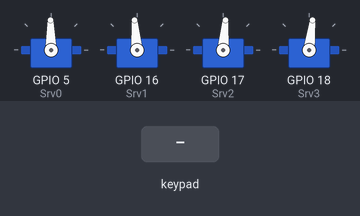
A sketch run on a simulated ESP32. On the bench: 4 × servo. The test bench sets the inputs (shaded band).

Above: at 1.4 s.
1.5 s: key 'U' pressed
At 1.95 s:
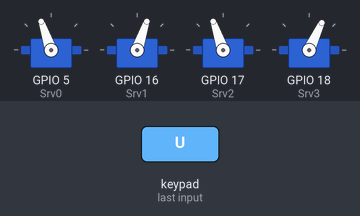
3.5 s: key 'D' pressed
At 3.93 s:
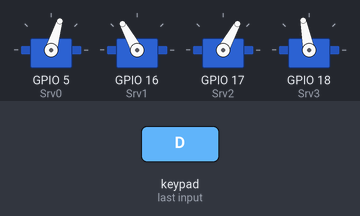
5.5 s: key 'L' pressed
At 5.76 s:
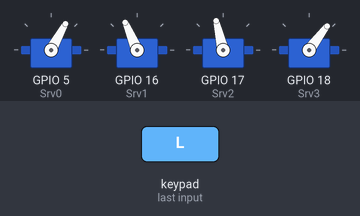
7.7 s: key 'R' pressed
At 7.86 s:
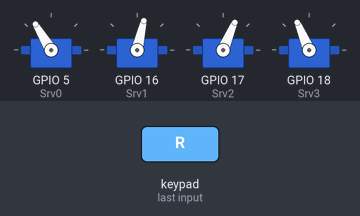
9.8 s: key 'X' pressed
At 9.96 s:
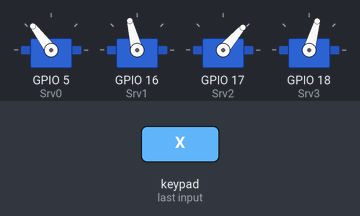
11.7 s: key 'O' pressed
At 12.15 s:
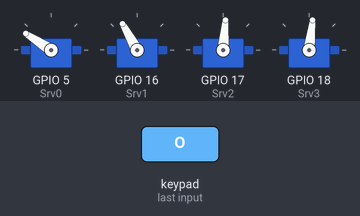
Timing chart, 0 to 14.7 s (numbered marks = the images above; inputs shaded):
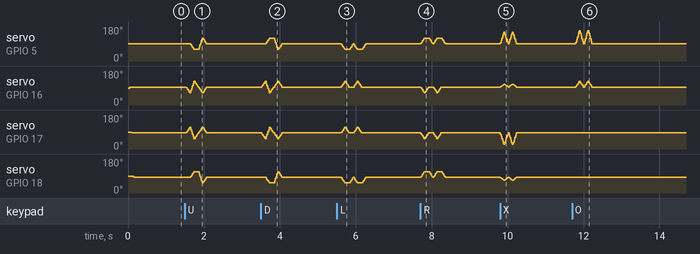

The sketch:

V_2.ino
```cpp
// File: 4_Leg_Servo_robot.c
// Purpose: Control a 4-leg servo robot from Android using DabbleESP32 (BLE).
// Hardware: Generic ESP32 module, 4 hobby servos.
// Libraries required:
//   - DabbleESP32 (for BLE + GamePad etc.)
//   - ESP32Servo (servo control on ESP32)
// Notes:
//   - Power servos from a suitable external supply (do NOT power multiple servos from the ESP32 3.3V pin).
//   - Dabble.processInput() must be called each loop before reading GamePad or other modules.
//   - OLED/display code is commented out for now; re-enable when integrating display hardware.

#include <DabbleESP32.h>
#include <Wire.h> // keep safe if needed for I2C later

// OLED/display logic commented out for later integration
// #include <Adafruit_GFX.h>
// #include <Adafruit_SSD1306.h> //別途「Adafruit BusIO」ライブラリ必要
// #define SCREEN_WIDTH 128
// #define SCREEN_HEIGHT 32
// #define OLED_RESET -1
// Adafruit_SSD1306 display(SCREEN_WIDTH, SCREEN_HEIGHT, &Wire, OLED_RESET);

#include <ESP32Servo.h> // use ESP32Servo for servo control

// 変数宣言
int cnt = 0;  //ボタンを押した回数カウント用

// --- Servo pin mapping ---
// Pins chosen for example ESP32 module. Change if your board wiring differs.
// Note: Use pins that support PWM and are safe for use after boot (avoid strapping pins if unsure).
const uint8_t Srv0 = 5;  // front left  (servo control pin)
const uint8_t Srv1 = 16; // back left
const uint8_t Srv2 = 17; // front right
const uint8_t Srv3 = 18; // back right

// Servo objects
Servo servo0;
Servo servo1;
Servo servo2;
Servo servo3;

const uint8_t srv_CH0 = 0, srv_CH1 = 1, srv_CH2 = 2, srv_CH3 = 3; // kept for compatibility in calls (unused for ledc)
const double PWM_Hz = 50;   //PWM周波数 (kept for reference)
const uint8_t PWM_level = 14; //PWM 14bit(0～16384) (kept for reference)

int pulseMIN = 410;
int pulseMAX = 2048;

int cont_min = 0;
int cont_max = 180;

int angZero[] = {91,95,85,83}; //Trimming
int ang0[4];
int ang1[4];
int ang_b[4];
char ang_c[4];
float ts=100;  //100msごとに次のステップに移る
float td=10;   //20回で分割

int position_status = 0;

// Forward Step
int f_s[4][6]={
  {0,-30,30,0},
  {-30,30,-30,30},
  {-30,0,0,30},
  {30,-30,30,-30}};

// Back Step
int b_s[4][6]={
  {0,30,-30,0},
  {30,-30,30,-30},
  {30,0,0,-30},
  {-30,30,-30,30}};

// Left Turn_Step
int l_s[3][6]={
  {-30,30,30,-30},
  {-30,0,0,-30},
  {0,0,0,0}};

// Right Turn Step
int r_s[3][6]={
  {30,-30,-30,30},
  {30,0,0,30},
  {0,0,0,0}};

// Home position
int h_p[6]={0,0,0,0};

// Up Step
int u_s[6]={-15,-60,15,60};

// Down_Step
int d_s[6]={60,15,-60,-15};

// Right_Down_Step
int rd_s[6]={70,30,0,0};

// Left_Down_Step
int ld_s[6]={0,0,-70,-30};

int angry_state = 0;

void Initial_Value(){  //initial servo angle
  int cn = 50;
  for (int j=0; j <=3; j++){
    Srv_drive(j, angZero[j]);
    ang0[j] = angZero[j];
    ang1[j] = angZero[j];
    delay(cn);
  }
}

// Commented / no-op display functions (so face_* calls compile but do nothing)
void face_clear(){
  // display.clearDisplay();     //表示クリア  <-- commented out
}

void face_center_eye(void *pvParameters){
  // display task removed; not used on plain ESP32 target
  vTaskDelete(NULL); // ensure task ends if accidentally started
}

void face_center(){
  // stub - OLED logic commented
}

void face_up(){
  // stub - OLED logic commented
}

void face_down(){
  // stub - OLED logic commented
}

void face_right(){
  // stub - OLED logic commented
}

void face_left(){
  // stub - OLED logic commented
}

// Srv_drive: translate logical angle (0..180) to actual servo command.
// We constrain angle to expected range to avoid invalid writes.
// Using Servo.write() (degrees) via ESP32Servo library.
void Srv_drive(int srv_CH,int SrvAng){
  // Ensure the requested angle stays within safe [cont_min, cont_max]
  int ang = constrain(SrvAng, cont_min, cont_max);

  // Map channel index to the corresponding Servo object.
  // Keep these mappings consistent with Initial_Value() and attach() in setup()
  switch (srv_CH) {
    case 0: servo0.write(ang); break; // front left
    case 1: servo1.write(ang); break; // back left
    case 2: servo2.write(ang); break; // front right
    case 3: servo3.write(ang); break; // back right
    default: break; // invalid channel: ignore
  }
}


void servo_set(){
  int a[4],b[4];

  for (int j=0; j <=3 ; j++){
      a[j] = ang1[j] - ang0[j];
      b[j] = ang0[j];
      ang0[j] = ang1[j];
  }

  for (int k=0; k <=td ; k++){

      Srv_drive(srv_CH0, a[0]*float(k)/td+b[0]);
      Srv_drive(srv_CH1, a[1]*float(k)/td+b[1]);
      Srv_drive(srv_CH2, a[2]*float(k)/td+b[2]);
      Srv_drive(srv_CH3, a[3]*float(k)/td+b[3]);

      delay(ts/td);
  }
}

void forward_step()
{
  face_center();
  for (int i=0; i <=3 ; i++){
    for (int j=0; j <=3 ; j++){
      ang1[j] = angZero[j] + f_s[i][j];
    }
  servo_set();
  }
}

void back_step()
{
  face_center();
  for (int i=0; i <=3 ; i++){
    for (int j=0; j <=3 ; j++){
      ang1[j] = angZero[j] + b_s[i][j];
    }
  servo_set();
  }
}

void right_step()
{
  face_right();
  for (int i=0; i <=2 ; i++){
    for (int j=0; j <=3 ; j++){
      ang1[j] = angZero[j] + r_s[i][j];
    }
  servo_set();
  }
  face_center();
}

void left_step()
{
  face_left();
  for (int i=0; i <=2 ; i++){
    for (int j=0; j <=3 ; j++){
      ang1[j] = angZero[j] + l_s[i][j];
    }
  servo_set();
  }
  face_center();
}

void up_step()
{
  if(position_status == 0)
  {
    face_up();
    for (int j=0; j <=3 ; j++){
      ang1[j] = angZero[j] + u_s[j];
    }
    servo_set();
    position_status = 1;
  }
  else if(position_status == 1)
  {
    face_center();
    for (int j=0; j <=3 ; j++){
      ang1[j] = angZero[j] + h_p[j];
    }
    servo_set();
    position_status = 0;
  }
}

void down_step()
{
  if(position_status == 0)
  {
    face_down();
    for (int j=0; j <=3 ; j++){
      ang1[j] = angZero[j] + d_s[j];
    }
    servo_set();
    position_status = 1;
  }
  else if(position_status == 1)
  {
    face_center();
    for (int j=0; j <=3 ; j++){
      ang1[j] = angZero[j] + h_p[j];
    }
    servo_set();
    position_status = 0;
  }
}

void right_down_step()
{
  if(position_status == 0)
  {
    face_right();
    for (int j=0; j <=3 ; j++){
      ang1[j] = angZero[j] + rd_s[j];
    }
    servo_set();
    position_status = 1;
  }
  else if(position_status == 1)
  {
    face_center();
    for (int j=0; j <=3 ; j++){
      ang1[j] = angZero[j] + h_p[j];
    }
    servo_set();
    position_status = 0;
  }
}

void left_down_step()
{
  if(position_status == 0)
  {
    face_left();
    for (int j=0; j <=3 ; j++){
      ang1[j] = angZero[j] + ld_s[j];
    }
    servo_set();
    position_status = 1;
  }
  else if(position_status == 1)
  {
    face_center();
    for (int j=0; j <=3 ; j++){
      ang1[j] = angZero[j] + h_p[j];
    }
    servo_set();
    position_status = 0;
  }
}

void home_position()
{
  for (int j=0; j <=3 ; j++){
    ang1[j] = angZero[j] + h_p[j];
  }
  servo_set();
}

void setup() {
  Serial.begin(151200);

  // Initialize BLE interface for Dabble app.
  // The device will advertise with the name passed here ("ESP32-Robot").
  Dabble.begin("ESP32-Robot");       // BLE name for Dabble app

  // Attach servos to pins. ESP32Servo uses attach(pin) like the standard Servo API.
  // If your servos require different pulse widths, ESP32Servo supports attach(pin, minPulse, maxPulse).
  servo0.attach(Srv0);
  servo1.attach(Srv1);
  servo2.attach(Srv2);
  servo3.attach(Srv3);

  // Set initial face (no-op while OLED commented) and set servos to trimmed zero positions.
  face_center();
  Initial_Value();

  // Note: OLED/display task creation is commented out until display integration is needed.
  // xTaskCreatePinnedToCore(face_center_eye, "face_center_eye", 4096, NULL, 1, NULL, 1);
}

void loop() {
  Dabble.processInput(); // mandatory: updates internal module state from BLE

  // Prefer digital directional/buttons when user presses them on the GamePad.
  // These return immediately when pressed and allow single-action control.
  if (GamePad.isUpPressed())        forward_step();
  else if (GamePad.isDownPressed()) back_step();
  else if (GamePad.isLeftPressed()) left_step();
  else if (GamePad.isRightPressed()) right_step();

  else if (GamePad.isSquarePressed())  left_down_step();   // mapped to rotate/turn behavior
  else if (GamePad.isCirclePressed())  right_down_step();
  else if (GamePad.isTrianglePressed()) up_step();         // horn/gesture mapped to up_step
  else if (GamePad.isCrossPressed())    down_step();   // emergency stop / reset

  else {
    // No digital button pressed: fall back to joystick behavior
    int a = GamePad.getAngle();   // 0..360 degrees (joystick direction)
    int b = GamePad.getRadius();  // 0..100 (joystick magnitude)

    // If joystick near center, go to home position (if not already moved)
    if ((position_status == 0) && (b < 5)) {
      home_position();
    } else if (b >= 5) {
      // Use angle ranges to decide direction
      if ((a >= 45) && (a < 135)) {
        forward_step();
      }
      if ((a >= 135) && (a < 225)) {
        left_step();
      }
      if ((a >= 225) && (a < 315)) {
        back_step();
      }
      if ((a >= 315) || (a < 45)) {
        right_step();
      }
    }
  }

  // Small note: many motion functions use delays; if you switch to non-blocking control,
  // consider replacing delay() with a millis()-based scheduler.
}
```
